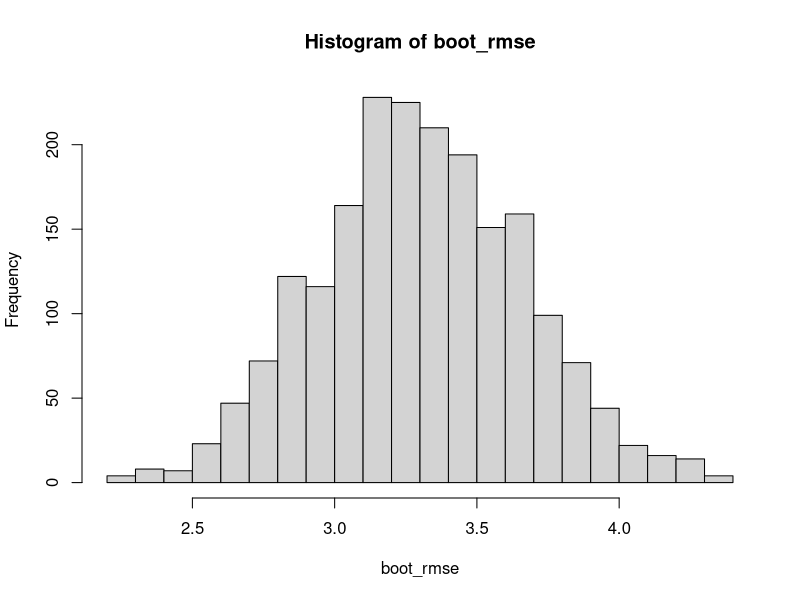

The R source for this figure:
library(ranger)
library(MASS)

set.seed(0)
n <- nrow(Boston)
train_idx <- sample(n, size = 0.75 * n)
train <- Boston[train_idx, ]
test  <- Boston[-train_idx, ]

rg <- ranger(medv ~ ., data = train, num.trees = 500, seed = 0)

# OOB and test RMSE
oob_rmse  <- sqrt(rg$prediction.error)
test_pred <- predict(rg, data = test)$predictions
test_rmse <- sqrt(mean((test$medv - test_pred)^2))

# Bootstrap the test set: resample (truth, prediction) pairs, recompute RMSE
B <- 2000
boot_rmse <- replicate(B, {
  idx <- sample(nrow(test), replace = TRUE)
  sqrt(mean((test$medv[idx] - test_pred[idx])^2))
})
hist(boot_rmse,breaks="FD")
ci <- quantile(boot_rmse, c(0.025, 0.975))

cat(sprintf("OOB RMSE:  %.3f\n", oob_rmse))
cat(sprintf("Test RMSE: %.3f  (95%% CI: %.3f to %.3f)\n", test_rmse, ci[1], ci[2]))

library(boot)

rmse_stat <- function(d, idx) sqrt(mean((d$y[idx] - d$pred[idx])^2))
d <- data.frame(y = test$medv, pred = test_pred)

b <- boot(d, rmse_stat, R = 2000)
boot.ci(b, type = c("perc", "bca"))
